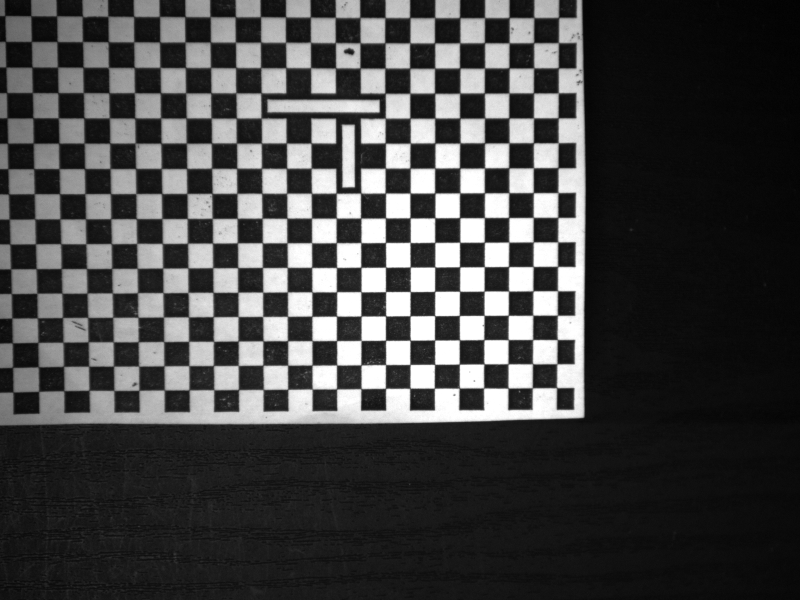
#> input picture data/5 MM Paper Calibration Imgs/CalibGrid5mmPaper00000.BMP, 1600 x 1200 px (shown at 1/2 size)
$ python -i blob_analysis.py   (imports and definitions only)
#> lines starting #> are read from the running program, lines starting #| are printed output that depends on the picture; after the words box and inside, x2 and y2 are one past the last pixel; in counts of white or black regions, pixels touching at a corner belong together
#> further down, picture is the input picture: shape (1200, 1600, 3); min 0, max 255, mean 69
"""Blob analysis for detecting and measuring circular/elliptical features."""

import cv2
import numpy as np
import logging
from typing import List, Tuple, Dict, Optional
from dataclasses import dataclass

logger = logging.getLogger(__name__)


@dataclass
class Blob:
    """Represents a detected blob."""

    center_x: float
    center_y: float
    area: float
    perimeter: float
    circularity: float
    aspect_ratio: float
    angle: float
    width: float
    height: float
    contour: np.ndarray
    bounding_rect: Tuple[int, int, int, int]


class BlobAnalyzer:
    """Advanced blob detection and analysis."""

    def __init__(self):
        self.detector_params = cv2.SimpleBlobDetector_Params()
        self._setup_default_params()
        self.detector = cv2.SimpleBlobDetector_create(self.detector_params)

    def _setup_default_params(self):
        """Setup default blob detector parameters."""
        # Filter by Area
        self.detector_params.filterByArea = True
        self.detector_params.minArea = 50
        self.detector_params.maxArea = 50000

        # Filter by Circularity
        self.detector_params.filterByCircularity = True
        self.detector_params.minCircularity = 0.1

        # Filter by Convexity
        self.detector_params.filterByConvexity = True
        self.detector_params.minConvexity = 0.5

        # Filter by Inertia
        self.detector_params.filterByInertia = True
        self.detector_params.minInertiaRatio = 0.01

    # [52 lines left out: functions configure_detector, detect_blobs_simple, not called in this run]

    def detect_blobs_advanced(
        self,
        image: np.ndarray,
        binary_threshold: int = 127,
        min_area: float = 50,
        max_area: float = 50000,
    ) -> List[Blob]:
        """Advanced blob detection using contour analysis."""
#> called with binary_threshold = 127, min_area = 50, max_area = 50000
        if len(image.shape) == 3:
            gray = cv2.cvtColor(image, cv2.COLOR_BGR2GRAY)
        else:
            gray = image.copy()

        # Apply threshold
        _, binary = cv2.threshold(gray, binary_threshold, 255, cv2.THRESH_BINARY)
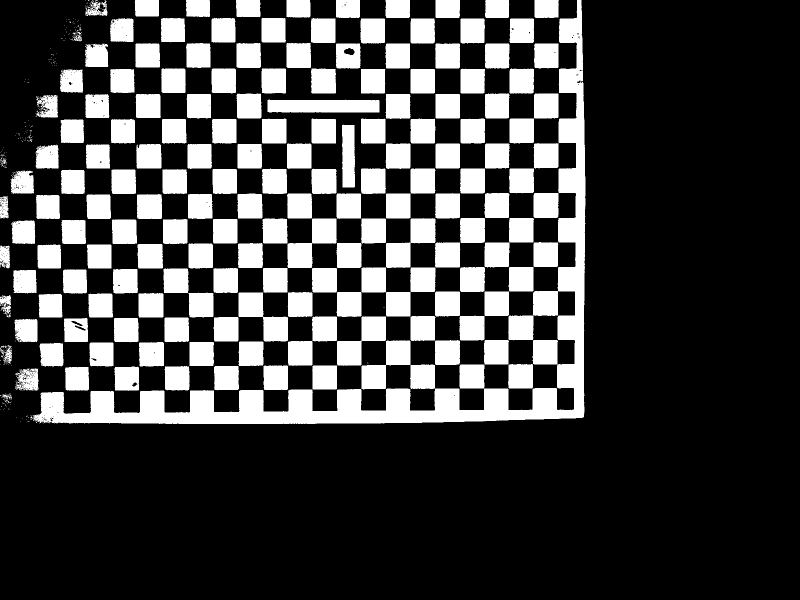
#> binary: shape (1200, 1600) (shown at 1/2 size); 24.5% white; 412 white regions (244 under 20 px)

        # Find contours
        contours, _ = cv2.findContours(
            binary, cv2.RETR_EXTERNAL, cv2.CHAIN_APPROX_SIMPLE
        )
#> contours = 411 contours, 246 with area under 20; largest, box (x1, y1, x2, y2) and area: (61, 0, 1171, 848) 88692, (535, 199, 759, 225) 5327, (575, 437, 674, 536) 4698, (772, 436, 871, 536) 4668, (969, 436, 1068, 535) 4616

        blobs = []
        for contour in contours:
            area = cv2.contourArea(contour)

            if area < min_area or area > max_area:
                continue

            # Calculate blob properties
            perimeter = cv2.arcLength(contour, True)

            # Circularity
            if perimeter > 0:
                circularity = 4 * np.pi * area / (perimeter * perimeter)
            else:
                circularity = 0

            # Moments for center calculation
            M = cv2.moments(contour)
            if M["m00"] != 0:
                center_x = M["m10"] / M["m00"]
                center_y = M["m01"] / M["m00"]
            else:
                center_x, center_y = 0, 0

            # Fit ellipse for orientation and dimensions
            if len(contour) >= 5:
                ellipse = cv2.fitEllipse(contour)
                (center_x_ellipse, center_y_ellipse), (width, height), angle = ellipse
                center_x, center_y = center_x_ellipse, center_y_ellipse
                aspect_ratio = max(width, height) / max(min(width, height), 1)
            else:
                # Use bounding rectangle as fallback
                x, y, w, h = cv2.boundingRect(contour)
                center_x, center_y = x + w / 2, y + h / 2
                width, height = w, h
                angle = 0
                aspect_ratio = max(w, h) / max(min(w, h), 1)

            # Bounding rectangle
            bounding_rect = cv2.boundingRect(contour)

            blob = Blob(
                center_x=center_x,
                center_y=center_y,
                area=area,
                perimeter=perimeter,
                circularity=circularity,
                aspect_ratio=aspect_ratio,
                angle=angle,
                width=width,
                height=height,
                contour=contour,
                bounding_rect=bounding_rect,
            )
            blobs.append(blob)
#> this loop made 411 passes
#> (area, perimeter, circularity, center_x, center_y, center_x_ellipse, center_y_ellipse, width) on passes 37, 43, 44, 45, 46, 47, 48, 49, 51: (62, 107.5, 0.0674, 13.49, 793.1, 13.49, 793.1, 9.48), (1595.5, 271, 0.273, 56.03, 759.3, 56.03, 759.3, 45.14), (2087.5, 191, 0.719, 150.7, 757.7, 150.7, 757.7, 50.44), (2182, 192.3, 0.742, 253.6, 755.7, 253.6, 755.7, 56.4), (2243, 196.8, 0.728, 452.5, 752.8, 452.5, 752.8, 49.3), (2222.5, 200.3, 0.696, 352.3, 755.7, 352.3, 755.7, 52.72), (2255.5, 189.1, 0.793, 649.2, 753.7, 649.2, 753.7, 50.43), (2273.5, 195.7, 0.746, 553.6, 755.2, 553.6, 755.2, 53.02), (2279, 197.1, 0.737, 1044.7, 752.2, 1044.7, 752.2, 51.18)
#> (area, perimeter, circularity, center_x, center_y, center_x_ellipse, center_y_ellipse, width) on passes 68 to 73: (309, 274.3, 0.0516, 13.54, 707.8, 13.54, 707.8, 21.56), (1971, 198, 0.632, 103.6, 708, 103.6, 708, 50.1), (2156.5, 191.4, 0.74, 204.9, 706.2, 204.9, 706.2, 55.81), (2229.5, 190.7, 0.77, 402.5, 705.2, 402.5, 705.2, 48.3), (2265.5, 199.8, 0.713, 305.2, 708.3, 305.2, 708.3, 54.35), (2282, 197.1, 0.738, 500.9, 704.8, 500.9, 704.8, 56.67)

        return blobs

    # [140 lines left out: functions detect_circles_hough, filter_blobs, visualize_blobs, measure_blob_distances, not called in this run]

>>> import cv2
>>> picture = cv2.imread('../../data/5 MM Paper Calibration Imgs/CalibGrid5mmPaper00000.BMP')
>>> result = BlobAnalyzer().detect_blobs_advanced(picture)

$ run again, on data/5 MM Paper Calibration Imgs/CalibGrid5mmPaper00002.BMP
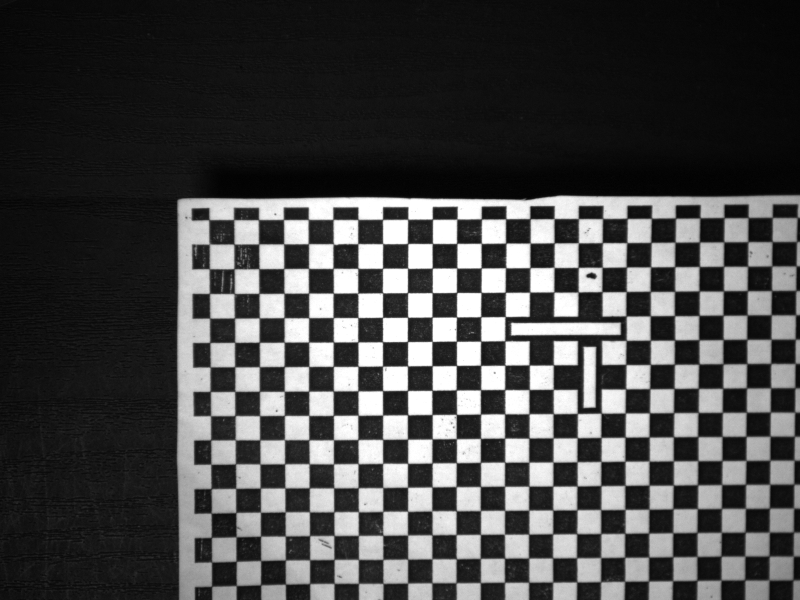
#> input picture data/5 MM Paper Calibration Imgs/CalibGrid5mmPaper00002.BMP, 1600 x 1200 px (shown at 1/2 size)
#> picture is the input picture: shape (1200, 1600, 3); min 0, max 255, mean 72.1
#> in detect_blobs_advanced, `_, binary = cv2.threshold(gray, binary_threshold, 255, cv2.THRESH_BINA..`:
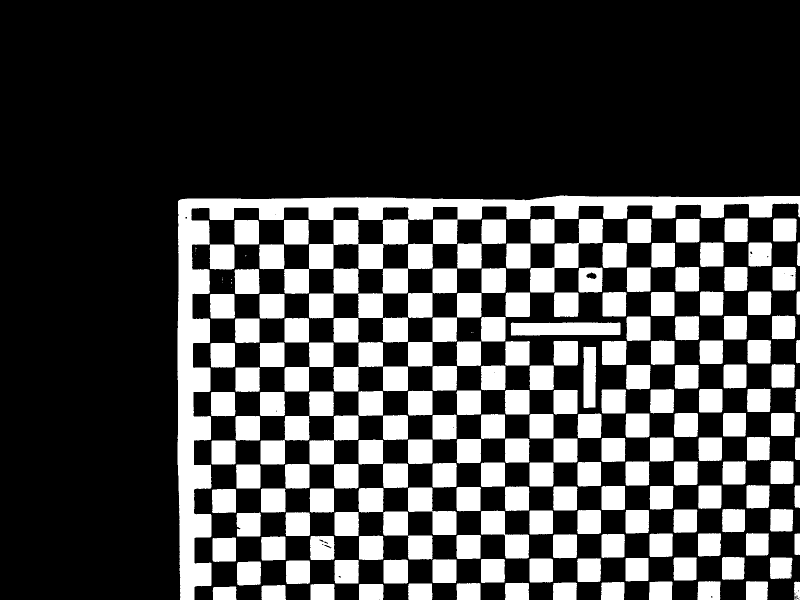
#> binary: shape (1200, 1600) (shown at 1/2 size); 26.5% white; 204 white regions (13 under 20 px)
#> contours = 204 contours, 13 with area under 20; largest, box (x1, y1, x2, y2) and area: (355, 391, 1600, 1200) 72780, (618, 439, 817, 538) 9426, (1060, 438, 1206, 585) 6774, (1021, 645, 1241, 671) 5146, (765, 487, 866, 587) 4766
#> the loop in detect_blobs_advanced, `for contour in contours:` made 204 passes
#> (area, perimeter, circularity, center_x, center_y, center_x_ellipse, center_y_ellipse, width) on passes 1 to 7: (1146.5, 148, 0.657, 448.3, 1188.3, 448.3, 1188.3, 39.91), (1327.5, 155.2, 0.692, 546.7, 1186.8, 546.7, 1186.8, 43.62), (1477.5, 157.9, 0.745, 740.7, 1182.3, 740.7, 1182.3, 52.36), (1448, 156.5, 0.743, 644.6, 1188.6, 644.6, 1188.6, 49.63), (1493.5, 162.9, 0.708, 840, 1185.1, 840, 1185.1, 47.48), (1504.5, 163.2, 0.71, 940.8, 1183.6, 940.8, 1183.6, 37.3), (1550, 165.5, 0.712, 1129.7, 1185.3, 1129.7, 1185.3, 49.67)
